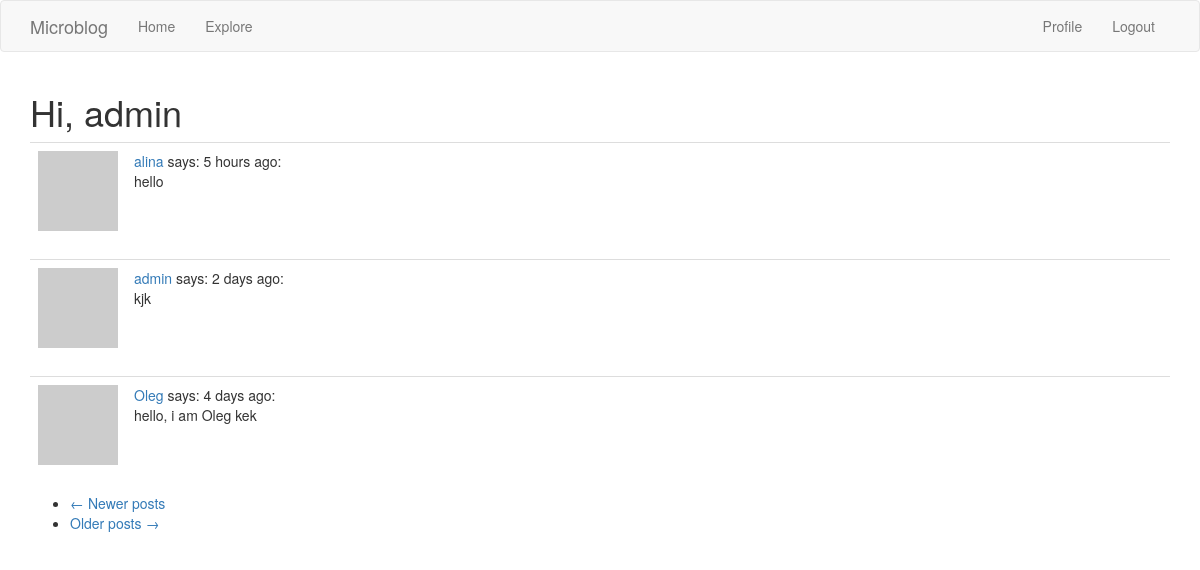
The page /explore?page=2 (signed in) on the database its author committed.
### app/models.py (models this page shows, shortened)
class User(UserMixin, db.Model):  # add Mixin(flask-login)
    id = db.Column(db.Integer, primary_key=True)
    username = db.Column(db.String(64), index=True, unique=True)
    email = db.Column(db.String(64), index=True, unique=True)
    password_hash = db.Column(db.String(128))
    about_me = db.Column(db.String(140))
    last_seen = db.Column(db.DateTime)
    posts = db.relationship('Post', backref='author', lazy='dynamic')
    followed = db.relationship(
        'User', secondary=followers,
        primaryjoin=(followers.c.follower_id == id),
        secondaryjoin=(followers.c.followed_id == id),
        backref=db.backref('followers', lazy='dynamic'), lazy='dynamic'
    )
    def get_avatar(self, size):
        digest = md5(self.email.lower().encode('utf-8')).hexdigest()
        return f'https://www.gravatar.com/avatar/{digest}?d=identicon&s={size}'

class Post(db.Model):
    id = db.Column(db.Integer, primary_key=True)
    body = db.Column(db.String(140))
    timestamp = db.Column(db.DateTime, index=True, default=datetime.utcnow)
    language = db.Column(db.String(5))
    user_id = db.Column(db.Integer, db.ForeignKey('user.id'))

### app/routers.py (the view)
@app.route('/explore')
@login_required
def explore():
    posts = Post.query.order_by(Post.timestamp.desc())
    page = request.args.get('page', 1, type=int)
    posts = posts.paginate(page, app.config['POSTS_PER_PAGE'], False)
    next_url = url_for('explore', page=posts.next_num) \
        if posts.has_next else None
    prev_url = url_for('explore', page=posts.prev_num) \
        if posts.has_prev else None
    return render_template('index.html', title=_('Explore'), posts=posts.items, next_url=next_url, prev_url=prev_url)

### app/routers.py (called while the page is built)
@login.user_loader  # автоматическое отслеживание залогиненного пользователя
def load_user(id):
    return User.query.get(int(id))

@app.before_request
def before_request():
    if current_user.is_authenticated:
        current_user.last_seen = datetime.utcnow()
        db.session.commit()
    g.locale = str(get_locale()) # для определения языка пользователя

### app/templates/index.html (shortened to what this page needs)
{% extends 'base.html' %}
{% import 'bootstrap/wtf.html' as wtf %}
{% block app_main_block %}
    <h1>{{ _('Hi,') }} {{ current_user.username }}</h1>
    {% for post in posts %}
        {% include '_post.html' %}
    {% endfor %}
    <nav aria-label="...">
        <ul class="paper">
            <li class="previous {% if not prev_url %}disabled{% endif %}">
                <a href="{{ prev_url or '#' }}">
                    <span aria-hidden="true">&larr;</span> {{ _('Newer posts') }}
                </a>
            </li>
            <li class="next {% if not next_url %}disabled{% endif %}">
                <a href="{{ next_url or '#' }}">
                    {{ _('Older posts') }} <span aria-hidden="true">&rarr;</span>
                </a>
            </li>
        </ul>
    </nav>
{% endblock %}

### app/templates/_post.html (shortened to what this page needs)
<table class="table table-hover">
    <tr>
        <td width="70px">
            <a href="{{ url_for('user', username=post.author.username) }}">
                <img src="{{ post.author.get_avatar(36) }}" alt="small avatar img">
            </a>
        </td>
        <td>
            <a href="{{ url_for('user', username=post.author.username) }}">
                {{ post.author.username }}
            </a>
            {{ _('says:') }} {{ moment(post.timestamp).fromNow() }}:<br>{{ post.body }}
            <br>
        </td>
    </tr>
</table>

### rows shown on the page
User: username "admin"
Post: author.username "alina", timestamp "5 hours ago", body "hello"
Post: author.username "admin", timestamp "2 days ago", body "kjk"
Post: author.username "Oleg", timestamp "4 days ago", body "hello, i am Oleg kek"
